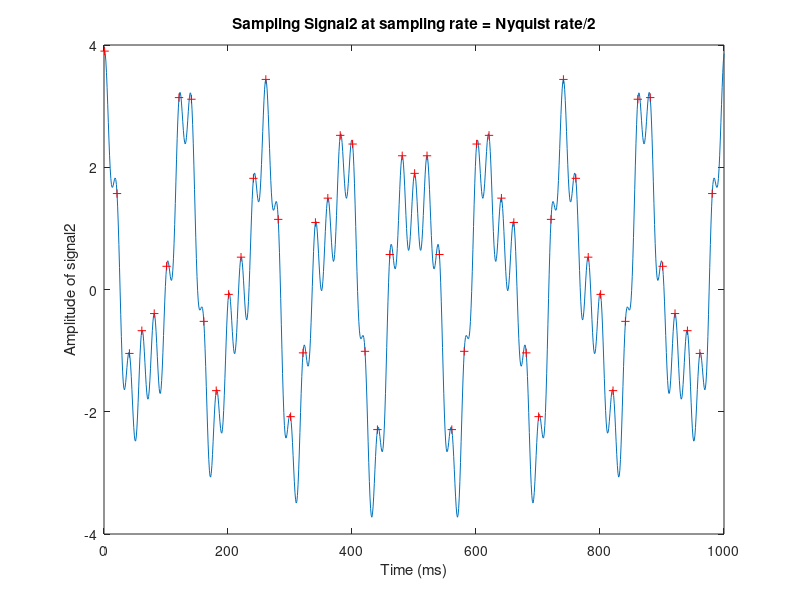
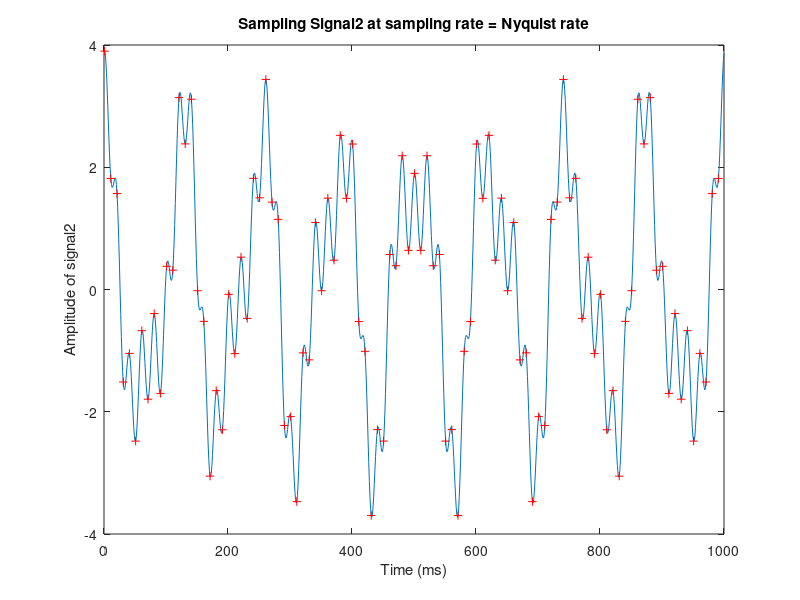
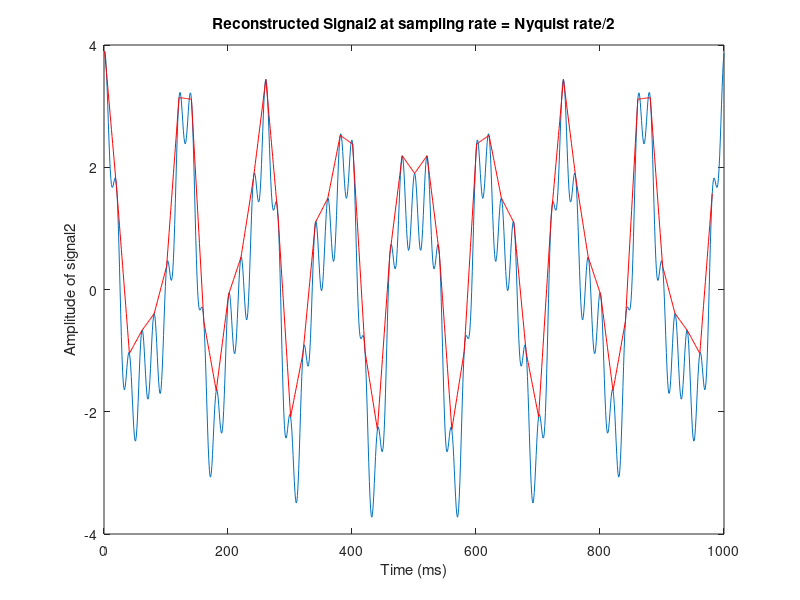
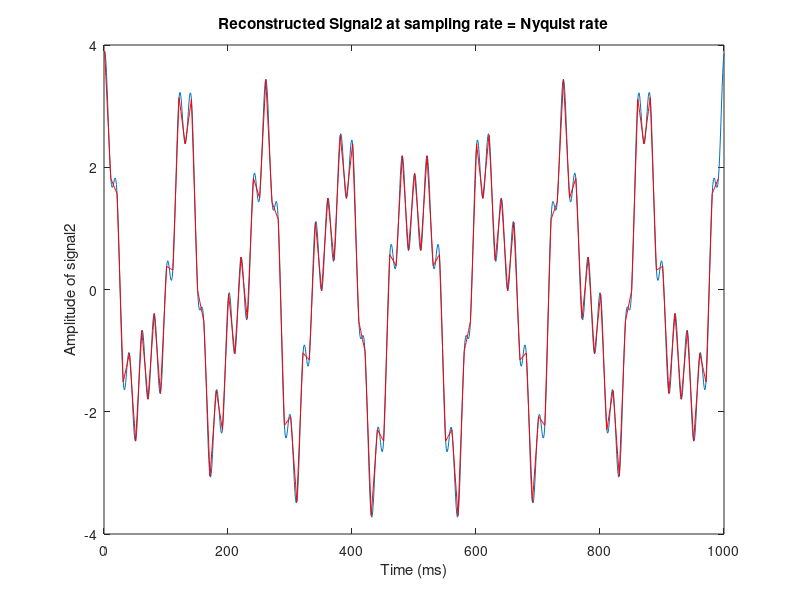

The MATLAB source for these figures, in order:
clear;
close all;

% load the data from given .mat file
load('signal_lab1.mat');

L = length(signal2);    % length of original signal

Nq = 100;       % Nyquist rate 100 Hz = 2 * max(8, 15, 50)

% 2 sampling rates
sampleRate_a = Nq/2;    % max(f1,f2,f3) = Nyquist rate/2
sampleRate_b = Nq;

% uniformly sampled signals
sample_a = signal2(1 : abs(L/sampleRate_a) : L);     % L/sampleRate_a = delta_t, the time step in sampling

sample_b = signal2(1 : abs(L/sampleRate_b) : L);


% plotting the sampled signals on original signal
% smaple 
figure
plot(signal2)
hold on
plot( (1 : abs(L/sampleRate_a) : L), sample_a, 'r+')
title('Sampling Signal2 at sampling rate = Nyquist rate/2')
xlabel('Time (ms)')
ylabel('Amplitude of signal2')

figure
plot(signal2)
hold on
plot( (1 : abs(L/sampleRate_b) : L), sample_b, 'r+')
title('Sampling Signal2 at sampling rate = Nyquist rate')
xlabel('Time (ms)')
ylabel('Amplitude of signal2')




%%%%%%%%%%%%%% Part 3 Interpolating to get original signal %%%%%%%%%%%%%%%%

% time intervals for each case
time_a = (1 : abs(L/sampleRate_a) : L);
time_b = (1 : abs(L/sampleRate_b) : L);

% perform linear interpolation over sampled data in each case
regen_a = interp1(time_a, sample_a, 1:L);
regen_b = interp1(time_b, sample_b, 1:L);

% plot the interpolated signals
figure
plot(signal2)
hold on
plot(regen_a, 'r')
title('Reconstructed Signal2 at sampling rate = Nyquist rate/2')
xlabel('Time (ms)')
ylabel('Amplitude of signal2')

figure
plot(signal2)
hold on
plot(regen_b, 'r')
title('Reconstructed Signal2 at sampling rate = Nyquist rate')
xlabel('Time (ms)')
ylabel('Amplitude of signal2')




%%%%%%%%%%%%% computing reconstruction error %%%%%%%%%%%%%%

% Here we are taking the error to be the mean squared error MSE

totalError_a = 0;
totalError_b = 0;

% calculating the number of elements of array which have been interpolated
% successfully and over which the error can be found out
elem_a = 0;
elem_b = 0;

for i = 1:L 
    if ~isnan(regen_a(i))   % check if the interpolation has happened
        totalError_a = totalError_a + (signal2(i) - regen_a(i)) * (signal2(i) - regen_a(i));
        elem_a = elem_a + 1;
    end
end
 
MSE_a = totalError_a / elem_a;

for i = 1:L
    if ~isnan(regen_b(i))
        totalError_b = totalError_b + (signal2(i) - regen_b(i)) * (signal2(i) - regen_b(i));
        elem_b = elem_b + 1;
    end
end 

MSE_b = totalError_b / elem_b;